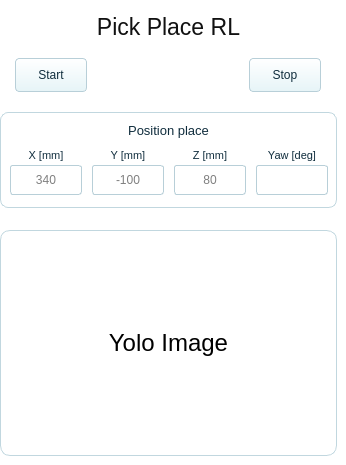
      <widget class="QWidget" name="tabPickPlaceRL">
       <property name="styleSheet">
        <string>background:transparent; border:0px;</string>
       </property>
       <attribute name="title">
        <string>Pick Place RL</string>
       </attribute>
      <widget class="QLabel" name="lblPickPlaceRLTitle">
       <property name="geometry">
        <rect>
         <x>0</x>
         <y>6</y>
         <width>337</width>
         <height>42</height>
        </rect>
       </property>
       <property name="font">
        <font>
         <family>Arial</family>
         <pointsize>17</pointsize>
        </font>
       </property>
       <property name="styleSheet">
        <string>background:transparent; color:#111111; border:0px;</string>
       </property>
       <property name="text">
        <string>Pick Place RL</string>
       </property>
       <property name="alignment">
        <set>Qt::AlignCenter</set>
       </property>
      </widget>
      <widget class="QPushButton" name="btnPickPlaceRLStart">
       <property name="geometry">
        <rect>
         <x>15</x>
         <y>58</y>
         <width>72</width>
         <height>34</height>
        </rect>
       </property>
       <property name="font">
        <font>
         <family>Arial</family>
         <pointsize>9</pointsize>
        </font>
       </property>
       <property name="styleSheet">
        <string>QPushButton{background:qlineargradient(x1:0,y1:0,x2:0,y2:1, stop:0 #ffffff, stop:1 #e6f4f7); color:#102d3d; border:1px solid #b8cfd8; border-radius:4px;} QPushButton:pressed{background:#cdebf0;}</string>
       </property>
       <property name="text">
        <string>Start</string>
       </property>
      </widget>
      <widget class="QPushButton" name="btnPickPlaceRLStop">
       <property name="geometry">
        <rect>
         <x>249</x>
         <y>58</y>
         <width>72</width>
         <height>34</height>
        </rect>
       </property>
       <property name="font">
        <font>
         <family>Arial</family>
         <pointsize>9</pointsize>
        </font>
       </property>
       <property name="styleSheet">
        <string>QPushButton{background:qlineargradient(x1:0,y1:0,x2:0,y2:1, stop:0 #ffffff, stop:1 #e6f4f7); color:#102d3d; border:1px solid #b8cfd8; border-radius:4px;} QPushButton:pressed{background:#cdebf0;}</string>
       </property>
       <property name="text">
        <string>Stop</string>
       </property>
      </widget>
      <widget class="QFrame" name="pickPlaceRLPlaceGroup">
       <property name="geometry">
        <rect>
         <x>0</x>
         <y>112</y>
         <width>337</width>
         <height>96</height>
        </rect>
       </property>
       <property name="styleSheet">
        <string>QFrame{background:rgba(255,255,255,220); border:1px solid #c1d7df; border-radius:8px;}</string>
       </property>
      <widget class="QLabel" name="rlPlacePoseTitle">
       <property name="geometry">
        <rect>
         <x>0</x>
         <y>6</y>
         <width>337</width>
         <height>24</height>
        </rect>
       </property>
       <property name="font">
        <font>
         <family>Arial</family>
         <pointsize>10</pointsize>
        </font>
       </property>
       <property name="styleSheet">
        <string>background:transparent; color:#102d3d; border:0px;</string>
       </property>
       <property name="text">
        <string>Position place</string>
       </property>
       <property name="alignment">
        <set>Qt::AlignCenter</set>
       </property>
      </widget>
      <widget class="QLabel" name="rlPlacePoseX_label">
       <property name="geometry">
        <rect>
         <x>10</x>
         <y>35</y>
         <width>72</width>
         <height>16</height>
        </rect>
       </property>
       <property name="font">
        <font>
         <family>Arial</family>
         <pointsize>8</pointsize>
        </font>
       </property>
       <property name="styleSheet">
        <string>background:transparent; color:#102d3d; border:0px;</string>
       </property>
       <property name="text">
        <string>X [mm]</string>
       </property>
       <property name="alignment">
        <set>Qt::AlignCenter</set>
       </property>
      </widget>
      <widget class="QLineEdit" name="rlPlacePoseX">
       <property name="geometry">
        <rect>
         <x>10</x>
         <y>53</y>
         <width>72</width>
         <height>30</height>
        </rect>
       </property>
       <property name="styleSheet">
        <string>QLineEdit{background:white; color:black; border-radius:3px; border:1px solid #b8cfd8; padding-left:3px; padding-right:3px; selection-background-color:#00a6c7;}</string>
       </property>
      <property name="alignment">
       <set>Qt::AlignCenter</set>
      </property>
      <property name="placeholderText">
       <string>340</string>
      </property>
      </widget>
      <widget class="QLabel" name="rlPlacePoseY_label">
       <property name="geometry">
        <rect>
         <x>92</x>
         <y>35</y>
         <width>72</width>
         <height>16</height>
        </rect>
       </property>
       <property name="font">
        <font>
         <family>Arial</family>
         <pointsize>8</pointsize>
        </font>
       </property>
       <property name="styleSheet">
        <string>background:transparent; color:#102d3d; border:0px;</string>
       </property>
       <property name="text">
        <string>Y [mm]</string>
       </property>
       <property name="alignment">
        <set>Qt::AlignCenter</set>
       </property>
      </widget>
      <widget class="QLineEdit" name="rlPlacePoseY">
       <property name="geometry">
        <rect>
         <x>92</x>
         <y>53</y>
         <width>72</width>
         <height>30</height>
        </rect>
       </property>
       <property name="styleSheet">
        <string>QLineEdit{background:white; color:black; border-radius:3px; border:1px solid #b8cfd8; padding-left:3px; padding-right:3px; selection-background-color:#00a6c7;}</string>
       </property>
      <property name="alignment">
       <set>Qt::AlignCenter</set>
      </property>
      <property name="placeholderText">
       <string>-100</string>
      </property>
      </widget>
      <widget class="QLabel" name="rlPlacePoseZ_label">
       <property name="geometry">
        <rect>
         <x>174</x>
         <y>35</y>
         <width>72</width>
         <height>16</height>
        </rect>
       </property>
       <property name="font">
        <font>
         <family>Arial</family>
         <pointsize>8</pointsize>
        </font>
       </property>
       <property name="styleSheet">
        <string>background:transparent; color:#102d3d; border:0px;</string>
       </property>
       <property name="text">
        <string>Z [mm]</string>
       </property>
       <property name="alignment">
        <set>Qt::AlignCenter</set>
       </property>
      </widget>
      <widget class="QLineEdit" name="rlPlacePoseZ">
       <property name="geometry">
        <rect>
         <x>174</x>
         <y>53</y>
         <width>72</width>
         <height>30</height>
        </rect>
       </property>
       <property name="styleSheet">
        <string>QLineEdit{background:white; color:black; border-radius:3px; border:1px solid #b8cfd8; padding-left:3px; padding-right:3px; selection-background-color:#00a6c7;}</string>
       </property>
      <property name="alignment">
       <set>Qt::AlignCenter</set>
      </property>
      <property name="placeholderText">
       <string>80</string>
      </property>
      </widget>
      <widget class="QLabel" name="rlPlacePoseYaw_label">
       <property name="geometry">
        <rect>
         <x>256</x>
         <y>35</y>
         <width>72</width>
         <height>16</height>
        </rect>
       </property>
       <property name="font">
        <font>
         <family>Arial</family>
         <pointsize>8</pointsize>
        </font>
       </property>
       <property name="styleSheet">
        <string>background:transparent; color:#102d3d; border:0px;</string>
       </property>
       <property name="text">
        <string>Yaw [deg]</string>
       </property>
       <property name="alignment">
        <set>Qt::AlignCenter</set>
       </property>
      </widget>
      <widget class="QLineEdit" name="rlPlacePoseYaw">
       <property name="geometry">
        <rect>
         <x>256</x>
         <y>53</y>
         <width>72</width>
         <height>30</height>
        </rect>
       </property>
       <property name="styleSheet">
        <string>QLineEdit{background:white; color:black; border-radius:3px; border:1px solid #b8cfd8; padding-left:3px; padding-right:3px; selection-background-color:#00a6c7;}</string>
       </property>
       <property name="alignment">
        <set>Qt::AlignCenter</set>
       </property>
      </widget>
      </widget>
      <widget class="QFrame" name="PickPlaceRLPreviewGroup">
       <property name="geometry">
        <rect>
         <x>0</x>
         <y>230</y>
         <width>337</width>
         <height>226</height>
        </rect>
       </property>
       <property name="styleSheet">
        <string>QFrame{background:rgba(255,255,255,235); border:1px solid #c1d7df; border-radius:10px;}</string>
       </property>
      <widget class="QLabel" name="yoloRLPreviewWidget">
       <property name="geometry">
        <rect>
         <x>0</x>
         <y>0</y>
         <width>337</width>
         <height>226</height>
        </rect>
       </property>
       <property name="font">
        <font>
         <family>Arial</family>
         <pointsize>18</pointsize>
        </font>
       </property>
       <property name="styleSheet">
        <string>background:transparent; color:black; border:0px;</string>
       </property>
       <property name="text">
        <string>Yolo Image</string>
       </property>
       <property name="alignment">
        <set>Qt::AlignCenter</set>
       </property>
      </widget>
      </widget>
      </widget>
